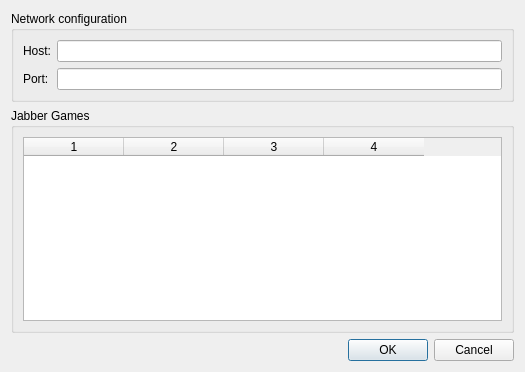
<ui version="4.0" >
 <class>JoinGameDialog</class>
 <widget class="QDialog" name="JoinGameDialog" >
  <property name="geometry" >
   <rect>
    <x>0</x>
    <y>0</y>
    <width>525</width>
    <height>372</height>
   </rect>
  </property>
  <property name="windowTitle" >
   <string>Join network game configuration</string>
  </property>
  <layout class="QVBoxLayout" name="verticalLayout" >
   <item>
    <widget class="QGroupBox" name="groupBox" >
     <property name="title" >
      <string>Network configuration</string>
     </property>
     <layout class="QFormLayout" name="formLayout" >
      <item row="0" column="0" >
       <widget class="QLabel" name="label" >
        <property name="text" >
         <string>Host:</string>
        </property>
       </widget>
      </item>
      <item row="0" column="1" >
       <widget class="KLineEdit" name="hostEdit" />
      </item>
      <item row="1" column="0" >
       <widget class="QLabel" name="label_2" >
        <property name="text" >
         <string>Port:</string>
        </property>
       </widget>
      </item>
      <item row="1" column="1" >
       <widget class="KLineEdit" name="portEdit" />
      </item>
     </layout>
    </widget>
   </item>
   <item>
    <widget class="QGroupBox" name="groupBox_2" >
     <property name="title" >
      <string>Jabber Games</string>
     </property>
     <layout class="QVBoxLayout" name="verticalLayout_2" >
      <item>
       <widget class="QTableWidget" name="jabberTable" >
        <property name="selectionMode" >
         <enum>QAbstractItemView::SingleSelection</enum>
        </property>
        <property name="selectionBehavior" >
         <enum>QAbstractItemView::SelectRows</enum>
        </property>
        <property name="rowCount" >
         <number>0</number>
        </property>
        <property name="columnCount" >
         <number>4</number>
        </property>
        <column/>
        <column/>
        <column/>
        <column/>
       </widget>
      </item>
     </layout>
    </widget>
   </item>
   <item>
    <widget class="QDialogButtonBox" name="buttonBox" >
     <property name="orientation" >
      <enum>Qt::Horizontal</enum>
     </property>
     <property name="standardButtons" >
      <set>QDialogButtonBox::Cancel|QDialogButtonBox::Ok</set>
     </property>
    </widget>
   </item>
  </layout>
 </widget>
 <customwidgets>
  <customwidget>
   <class>KLineEdit</class>
   <extends>QLineEdit</extends>
   <header>klineedit.h</header>
  </customwidget>
 </customwidgets>
 <resources/>
 <connections>
  <connection>
   <sender>buttonBox</sender>
   <signal>accepted()</signal>
   <receiver>JoinGameDialog</receiver>
   <slot>accept()</slot>
   <hints>
    <hint type="sourcelabel" >
     <x>248</x>
     <y>254</y>
    </hint>
    <hint type="destinationlabel" >
     <x>157</x>
     <y>274</y>
    </hint>
   </hints>
  </connection>
  <connection>
   <sender>buttonBox</sender>
   <signal>rejected()</signal>
   <receiver>JoinGameDialog</receiver>
   <slot>reject()</slot>
   <hints>
    <hint type="sourcelabel" >
     <x>316</x>
     <y>260</y>
    </hint>
    <hint type="destinationlabel" >
     <x>286</x>
     <y>274</y>
    </hint>
   </hints>
  </connection>
 </connections>
</ui>
